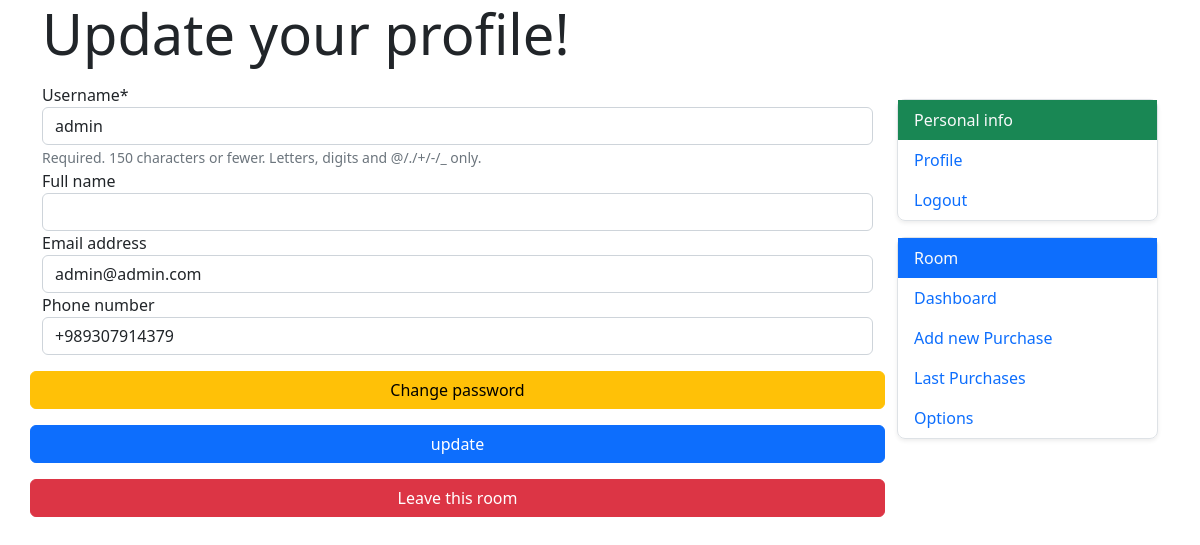
/users/update_profile/1/ (signed in), run on an earlier commit of the app's database.
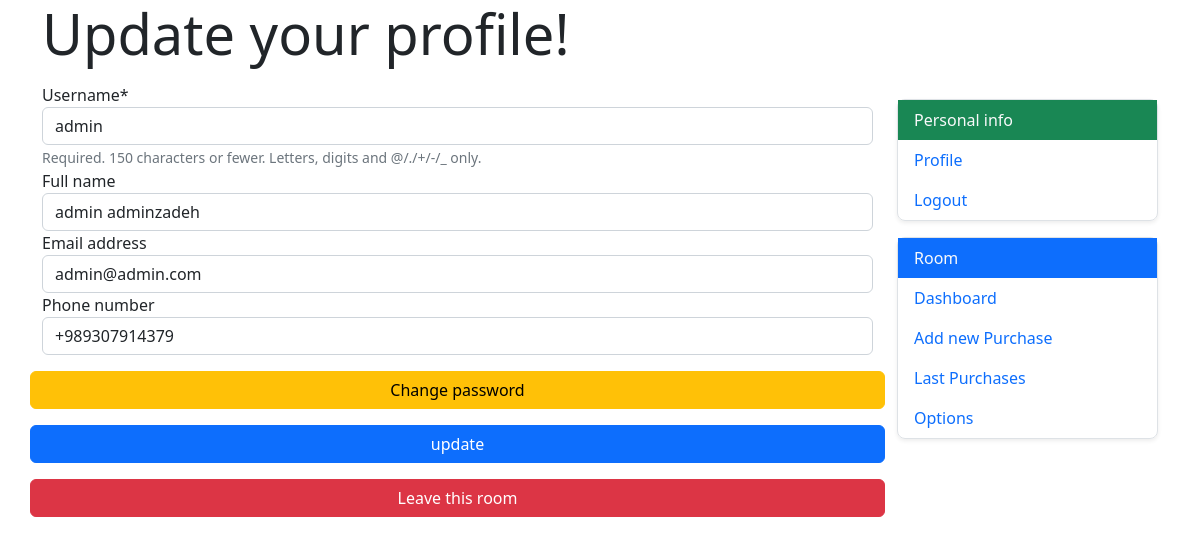
And on a later commit of the database.
### users/models.py (models this page shows)
class CustomUser(AbstractUser):
    STATUS_CHOICES = (
        ("none", "none"),
        ("debtor", "debtor"),
        ("creditor", "creditor"),
    )
    has_room = models.BooleanField(default=False)
    status = models.CharField(choices=STATUS_CHOICES, max_length=8, default=STATUS_CHOICES[0][0])
    full_name = models.CharField(max_length=35, blank=True, null=True)
    phone_number = PhoneNumberField(blank=True, null=True)
    money = models.IntegerField(blank=True, null=True)

### users/views.py (the view)
# urls.py: path('update_profile/<int:pk>/', views.UserUpdateView.as_view(), name='profile_update'),
class UserUpdateView(generic.UpdateView):
    model = CustomUser
    form_class = UserUpdateForm
    success_url = reverse_lazy('room_dashboard')
    template_name = 'users/profile_update.html'
    def get_context_data(self, **kwargs):
        context = super(UserUpdateView, self).get_context_data(**kwargs)
        context['room_obj'] = self.request.user.room.first()
        return context

### users/forms.py
class UserUpdateForm(ModelForm):
    class Meta:
        model = CustomUser
        fields = [
            'username',
            'full_name',
            'email',
            'phone_number',
        ]

### users/templates/users/profile_update.html (shortened to what this page needs)
{% extends '_base.html' %}
{% load crispy_forms_tags %}
{% block page-content %}
    <div class="container">
        <div class="row">
            <p class="display-4">Update your profile!</p>
            <div class="col-9">
                <form method="post">
                    {{ form|crispy }}
                    <div class="row">
                        <a href="{% url 'account_change_password' %}" class="btn btn-warning my-3">Change password</a>
                        <button class="btn btn-primary" type="submit">update</button>
                        <a href="{% url 'leave_room'%}" class="btn btn-danger my-3">Leave this room</a>
                    </div>
                </form>
            </div>
            <div class="col-3">
                    <nav class="nav flex-column shadow-sm my-3 border" style="border-radius: 8px">
                        <a class="nav-link active text-light bg-success">Personal info</a>
                        <a class="nav-link active" href="{% url 'profile_update' user.id %}">Profile</a>
                        <a class="nav-link" href="{% url 'account_logout' %}">Logout</a>
                    </nav>
                    <nav class="nav flex-column shadow-sm my-3 border" style="border-radius: 8px">
                        <a class="nav-link active text-light bg-primary">Room</a>
                        <a class="nav-link active" href="{% url 'room_dashboard' %}">Dashboard</a>
                        <a class="nav-link" href="#">Add new Purchase</a>
                        <a class="nav-link" href="#">Last Purchases</a>
                        <a class="nav-link" href="#">Options</a>
                    </nav>
            </div>
        </div>
    </div>
{% endblock %}

What changed in the data, as far as the page shows it:
changed CustomUser "admin": full_name (not shown) → "admin adminzadeh"
